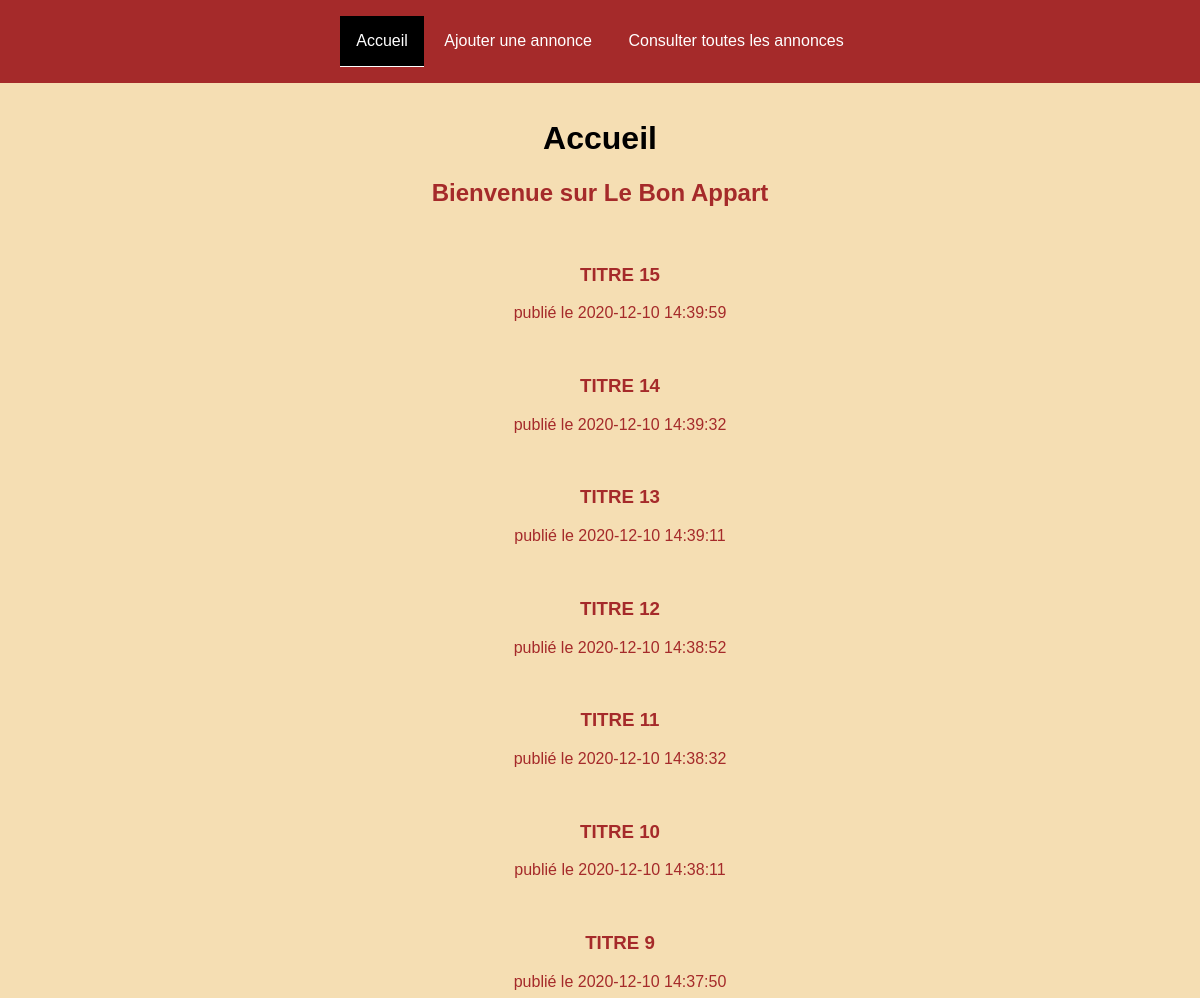
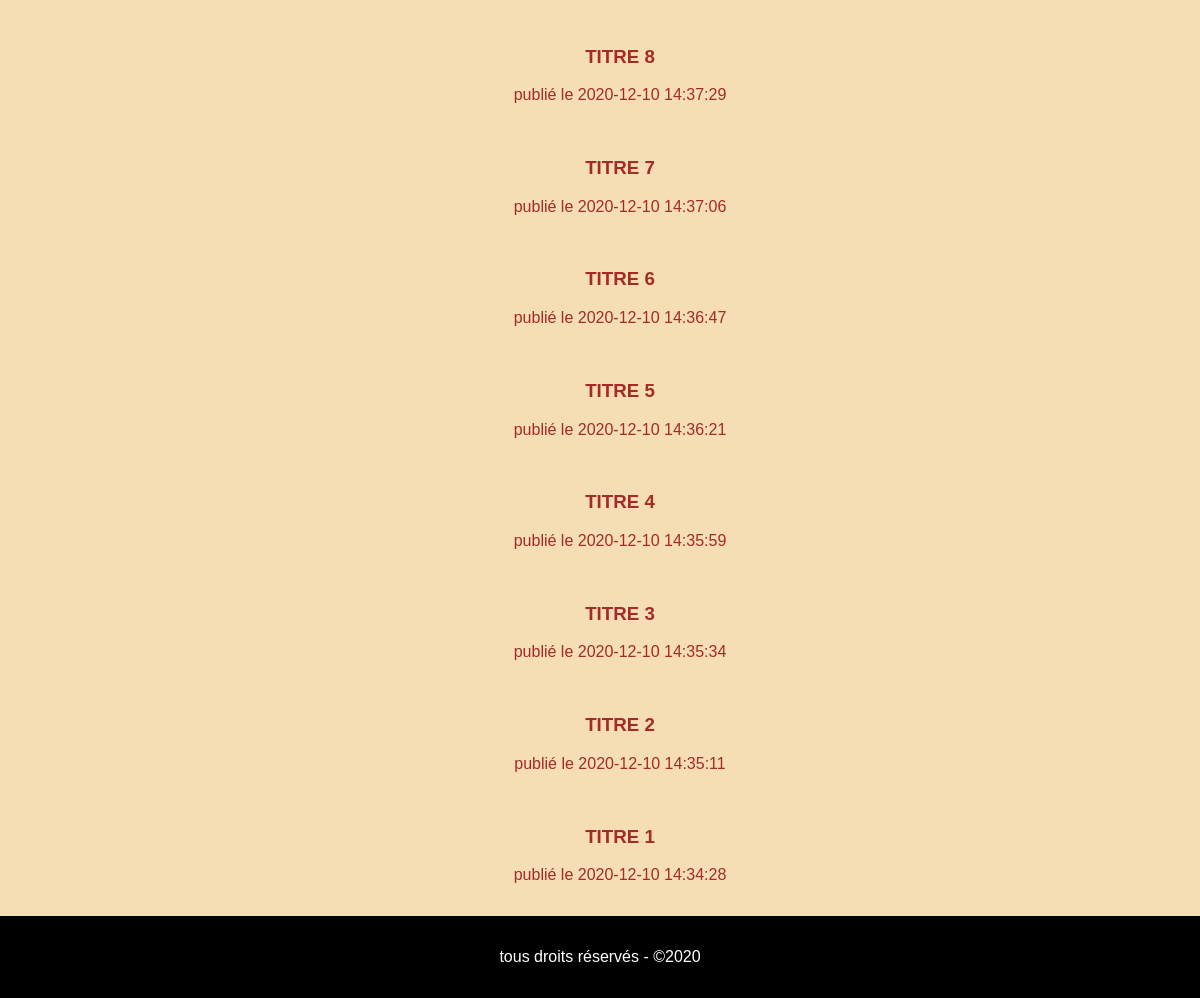
The page / on the database its author committed (2 pictures, top to bottom).
### tables this page shows
CREATE TABLE `advert` (
  `id` int(11) NOT NULL,
  `title` varchar(160) NOT NULL,
  `description` text NOT NULL,
  `postal_code` varchar(160) NOT NULL,
  `city` varchar(160) NOT NULL,
  `type` varchar(160) NOT NULL,
  `price` varchar(160) NOT NULL,
  `reservation_message` text NOT NULL,
  `datePublication` datetime NOT NULL
);

### index.php (called while the page is built)
<?php
$titre = "Accueil";
require_once "php/view/header.php";
require_once "php/view/section-index.php";
require_once "php/view/footer.php";
?>

### php/model/fonctions-sql.php (called while the page is built, shortened)
<?php
function envoyerRequeteSql ($requeteSQL, $tabAsso)
{
    $user       = 'root';
    $password   = '';
    $hostSQL    = 'localhost';
    $portSQL    = '3306';
    $database   = 'database';
    $mysql        = "mysql:host=$hostSQL;port=$portSQL;dbname=$database;charset=utf8";
    try {
        if (Model::$dbh == null) {
            Model::$dbh = new PDO($mysql, $user, $password);
        }
        $sth = Model::$dbh->prepare($requeteSQL);
        $sth->execute($tabAsso);
        return $sth;
    } catch (PDOException $e) {
        echo 'Connexion échouée : ' . $e->getMessage();
    }
}
function lireTable ($table, $tri)
{
    $requeteSQL =
    <<<x
    SELECT * FROM $table
    ORDER BY $tri
    x;
    $resultat = envoyerRequeteSql($requeteSQL, []);
    $tabLigne = $resultat->fetchAll(PDO::FETCH_ASSOC);
    return $tabLigne;
}
?>

### php/view/fonctions-affichage.php (the view, shortened to what this page needs)
<?php
function afficherAnnonce()
{
    $tabLigne = lireTable("advert", "datePublication DESC");
    foreach($tabLigne as $ligneAsso)
    {
        extract($ligneAsso);
        echo
        <<<codehtml
        <br>
        <ul>
        <h3>$title</h3>
        <p>publié le $datePublication</p>
        </ul>
        codehtml;
    }
}

### php/view/header.php (shortened to what this page needs)
<?php
require_once "php/model/fonctions-sql.php";
require_once "php/view/fonctions-affichage.php";
?>
<!DOCTYPE html>
<html lang="fr">
<head>
    <link rel="stylesheet" href="assets/css/style.css">
</head>
<body>
    <header>
        <nav>
            <?php
$a = [
    "index.php"         => 'Accueil',
    "ajout-annonce.php" => 'Ajouter une annonce',
    "consult-annonces.php" => 'Consulter toutes les annonces',
];
foreach($a as $cle => $valeur)
{
    if ($valeur == $titre)
    {
        echo
        <<<html
            <a class="active" href="$cle">$valeur</a>
        html;
    }
    else
    {
        echo
        <<<html
            <a class="" href="$cle">$valeur</a>
        html;
    }
}
?>
        </nav>
    </header>
    <main>
        <h1><?php echo $titre ?></h1>

### php/view/section-index.php
<section>
    <h2>Bienvenue sur Le Bon Appart</h2>
    <?php afficherAnnonce() ?>
</section>

### php/view/footer.php
    </main>
    <footer>
        <p>tous droits réservés - &copy;2020</p>
    </footer>
</body>
</html>

### assets/css/style.css (style rules this page uses)
html, body { width: 100%; height:100%; padding: 0; margin:0; font-size:16px; font-family: Verdana, Geneva, Tahoma, sans-serif; }
* { box-sizing: border-box; }
header, main, footer { text-align: center; padding:1rem; }
header { background-color: brown; }
main { color: brown; background-color: wheat; }
footer { background-color: black; color: white; }
h1 { color: black; }
h2, h3 { width: 100%; }
nav a { color:white; text-decoration: none; display:inline-block; padding:1rem; }
nav a.active { background-color: black; border-bottom: 1px solid white; }

### rows shown on the page
advert: title "TITRE 15", datePublication "2020-12-10 14:39:59"
advert: title "TITRE 14", datePublication "2020-12-10 14:39:32"
advert: title "TITRE 13", datePublication "2020-12-10 14:39:11"
advert: title "TITRE 12", datePublication "2020-12-10 14:38:52"
advert: title "TITRE 11", datePublication "2020-12-10 14:38:32"
advert: title "TITRE 10", datePublication "2020-12-10 14:38:11"
advert: title "TITRE 9", datePublication "2020-12-10 14:37:50"
advert: title "TITRE 8", datePublication "2020-12-10 14:37:29"
advert: title "TITRE 7", datePublication "2020-12-10 14:37:06"
advert: title "TITRE 6", datePublication "2020-12-10 14:36:47"
advert: title "TITRE 5", datePublication "2020-12-10 14:36:21"
advert: title "TITRE 4", datePublication "2020-12-10 14:35:59"
advert: title "TITRE 3", datePublication "2020-12-10 14:35:34"
advert: title "TITRE 2", datePublication "2020-12-10 14:35:11"
advert: title "TITRE 1", datePublication "2020-12-10 14:34:28"

### other values the page prints
$valeur "Accueil"
$valeur "Ajouter une annonce"
$valeur "Consulter toutes les annonces"
$titre "Accueil"
